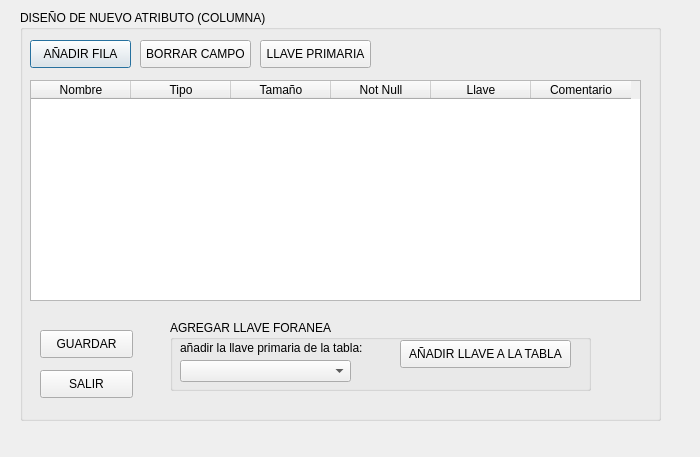
<?xml version="1.0" encoding="UTF-8"?>
<ui version="4.0">
 <class>Dialog</class>
 <widget class="QDialog" name="Dialog">
  <property name="geometry">
   <rect>
    <x>0</x>
    <y>0</y>
    <width>700</width>
    <height>457</height>
   </rect>
  </property>
  <property name="windowTitle">
   <string>Dialog</string>
  </property>
  <widget class="QGroupBox" name="groupBox">
   <property name="geometry">
    <rect>
     <x>20</x>
     <y>10</y>
     <width>641</width>
     <height>411</height>
    </rect>
   </property>
   <property name="title">
    <string>DISEÑO DE NUEVO ATRIBUTO (COLUMNA)</string>
   </property>
   <widget class="QTableWidget" name="tab_AniadirColumna">
    <property name="geometry">
     <rect>
      <x>10</x>
      <y>70</y>
      <width>611</width>
      <height>221</height>
     </rect>
    </property>
    <column>
     <property name="text">
      <string>Nombre</string>
     </property>
    </column>
    <column>
     <property name="text">
      <string>Tipo</string>
     </property>
    </column>
    <column>
     <property name="text">
      <string>Tamaño</string>
     </property>
    </column>
    <column>
     <property name="text">
      <string>Not Null</string>
     </property>
    </column>
    <column>
     <property name="text">
      <string>Llave</string>
     </property>
    </column>
    <column>
     <property name="text">
      <string>Comentario</string>
     </property>
    </column>
   </widget>
   <widget class="QPushButton" name="btn_aniadir_fila">
    <property name="geometry">
     <rect>
      <x>10</x>
      <y>30</y>
      <width>101</width>
      <height>28</height>
     </rect>
    </property>
    <property name="text">
     <string>AÑADIR FILA</string>
    </property>
   </widget>
   <widget class="QPushButton" name="btn_borrar_fila">
    <property name="geometry">
     <rect>
      <x>120</x>
      <y>30</y>
      <width>111</width>
      <height>28</height>
     </rect>
    </property>
    <property name="text">
     <string>BORRAR CAMPO</string>
    </property>
   </widget>
   <widget class="QPushButton" name="btn_llave_primaria">
    <property name="geometry">
     <rect>
      <x>240</x>
      <y>30</y>
      <width>111</width>
      <height>28</height>
     </rect>
    </property>
    <property name="text">
     <string>LLAVE PRIMARIA</string>
    </property>
   </widget>
   <widget class="QPushButton" name="btn_guardar">
    <property name="geometry">
     <rect>
      <x>20</x>
      <y>320</y>
      <width>93</width>
      <height>28</height>
     </rect>
    </property>
    <property name="text">
     <string>GUARDAR</string>
    </property>
   </widget>
   <widget class="QPushButton" name="btn_salir">
    <property name="geometry">
     <rect>
      <x>20</x>
      <y>360</y>
      <width>93</width>
      <height>28</height>
     </rect>
    </property>
    <property name="text">
     <string>SALIR</string>
    </property>
   </widget>
   <widget class="QGroupBox" name="groupBox_3">
    <property name="geometry">
     <rect>
      <x>150</x>
      <y>310</y>
      <width>421</width>
      <height>71</height>
     </rect>
    </property>
    <property name="title">
     <string>AGREGAR LLAVE FORANEA</string>
    </property>
    <widget class="QComboBox" name="comboBox_TablasLlaves">
     <property name="geometry">
      <rect>
       <x>10</x>
       <y>40</y>
       <width>171</width>
       <height>22</height>
      </rect>
     </property>
    </widget>
    <widget class="QLabel" name="label_22">
     <property name="geometry">
      <rect>
       <x>10</x>
       <y>20</y>
       <width>201</width>
       <height>16</height>
      </rect>
     </property>
     <property name="text">
      <string>añadir la llave primaria de la tabla:</string>
     </property>
    </widget>
    <widget class="QPushButton" name="btn_aniadir_llave">
     <property name="geometry">
      <rect>
       <x>230</x>
       <y>20</y>
       <width>171</width>
       <height>28</height>
      </rect>
     </property>
     <property name="text">
      <string>AÑADIR LLAVE A LA TABLA</string>
     </property>
    </widget>
   </widget>
  </widget>
 </widget>
 <resources/>
 <connections/>
</ui>
